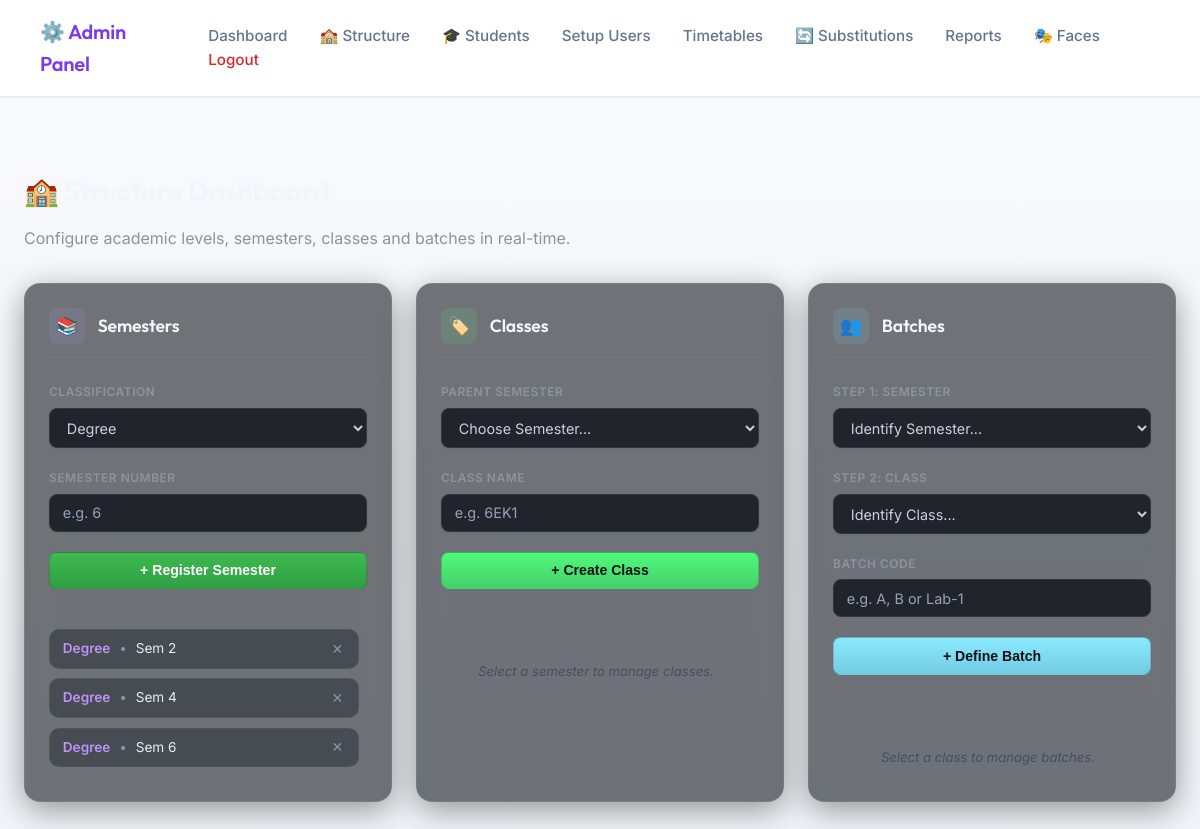
/admin/structure (signed in), run on the app's committed database.
### tables this page shows
CREATE TABLE semesters (
                id         INTEGER PRIMARY KEY AUTOINCREMENT,
                number     INTEGER UNIQUE NOT NULL,
                label      TEXT NOT NULL,
                created_at TIMESTAMP DEFAULT CURRENT_TIMESTAMP
            , course_id INTEGER, level TEXT);

### app.py (the view)
    def wrap(*args, **kwargs):
        if not session.get("admin_logged_in"):
            return redirect(url_for("admin_login"))
        return f(*args, **kwargs)

### app.py (called while the page is built)
def get_db():
    return Database()

def admin_required(f):
    def wrap(*args, **kwargs):
        if not session.get("admin_logged_in"):
            return redirect(url_for("admin_login"))
        return f(*args, **kwargs)
    wrap.__name__ = f.__name__
    return wrap

@app.route("/admin/structure")
@admin_required
def admin_structure():
    db = get_db()
    semesters = db.get_all_semesters()
    return render_template("admin_structure.html", semesters=semesters)

### database.py (called while the page is built, shortened)
    def connect(self):
        self.conn   = sqlite3.connect(DB_PATH)
        self.conn.row_factory = sqlite3.Row
        self.cursor = self.conn.cursor()

    def disconnect(self):
        if self.conn:
            self.conn.close()
            self.conn   = None
            self.cursor = None

    def _add_column_if_missing(self, table, column, col_type):
        self.cursor.execute(f"PRAGMA table_info({table})")
        columns = [row[1] for row in self.cursor.fetchall()]

    def get_all_semesters(self):
        self.connect()
        self.cursor.execute('SELECT * FROM semesters ORDER BY number')
        r = self.cursor.fetchall(); self.disconnect(); return r

    def repair_data_mappings(self):
        self.connect()
        try:
            self.cursor.execute('''
                UPDATE students
                SET class_id = (SELECT class_id FROM batches WHERE batches.id = students.batch_id)
                WHERE class_id IS NULL AND batch_id IS NOT NULL
            ''')
            self.cursor.execute('''
                UPDATE timetables
                SET class_id = (SELECT id FROM classes WHERE classes.name = timetables.class_name LIMIT 1)
                WHERE class_id IS NULL AND class_name IS NOT NULL
            ''')
            self.conn.commit()
            print("[Database] Data repair completed successfully.")
        except Exception as e:
            print(f"[Database] Data repair error: {e}")

### templates/admin_structure.html (shortened to what this page needs)
{% extends "admin_base.html" %}
{% block content %}
<div class="dashboard-container">
    <div>
        <h2 style="font-weight: 700; color: #f0f6fc;">🏫 Structure Dashboard</h2>
        <p style="color: #8b949e;">Configure academic levels, semesters, classes and batches in real-time.</p>
    </div>
    <div class="panorama-grid">
        <div class="glass-pane">
            <div class="pane-header">
                <div class="pane-icon" style="background: rgba(189, 147, 249, 0.1); color: #bd93f9;">📚</div>
                <h3>Semesters</h3>
            </div>
            <div class="input-group">
                <label>Classification</label>
                <select id="semLevel">
                    <option value="Degree">Degree</option>
                </select>
            </div>
            <div class="input-group">
                <label>Semester Number</label>
                <input id="semNum" type="number" min="1" max="8" placeholder="e.g. 6">
            </div>
            <button class="btn-slim" onclick="addSemester()">+ Register Semester</button>
            <div class="item-scroll" id="semChips">
                {% for s in semesters %}
                <div class="modern-pill">
                    <span>
                        <span style="color:#bd93f9;font-weight:600;">{{ s[5] or s[3] or 'Degree' }}</span>
                        <span style="color:#8b949e;margin:0 5px;">•</span>
                        Sem {{ s[1] }}
                    </span>
                    <button class="del-btn" data-id="{{ s[0] }}" onclick="deleteSemester(this)">✕</button>
                </div>
                {% else %}
                <div class="empty-state">No semesters registered yet.</div>
                {% endfor %}
            </div>
        </div>
        <div class="glass-pane">
            <div class="pane-header">
                <div class="pane-icon" style="background: rgba(80, 250, 123, 0.1); color: #50fa7b;">🏷️</div>
                <h3>Classes</h3>
            </div>
            <div class="input-group">
                <label>Parent Semester</label>
                <select id="classSem" onchange="loadClasses(this.value)">
                    <option value="">Choose Semester...</option>
                </select>
            </div>
            <div class="input-group">
                <label>Class Name</label>
                <input id="className" type="text" placeholder="e.g. 6EK1">
            </div>
            <button class="btn-slim" onclick="addClass()" style="background: linear-gradient(180deg, #50fa7b 0%, #44cf6c 100%); color:#0d1117;">+ Create Class</button>
            <div class="item-scroll" id="classChips">
                <div class="empty-state">Select a semester to manage classes.</div>
            </div>
        </div>
        <div class="glass-pane">
            <div class="pane-header">
                <div class="pane-icon" style="background: rgba(139, 233, 253, 0.1); color: #8be9fd;">👥</div>
                <h3>Batches</h3>
            </div>
            <div class="input-group">
                <label>Step 1: Semester</label>
                <select id="batchSem" onchange="loadClassesForBatch(this.value)">
                    <option value="">Identify Semester...</option>
                </select>
            </div>
            <div class="input-group">
                <label>Step 2: Class</label>
                <select id="batchClass" onchange="loadBatches(this.value)">
                    <option value="">Identify Class...</option>
                </select>
            </div>
            <div class="input-group">
                <label>Batch Code</label>
                <input id="batchName" type="text" placeholder="e.g. A, B or Lab-1">
            </div>
            <button class="btn-slim" onclick="addBatch()" style="background: linear-gradient(180deg, #8be9fd 0%, #72cce3 100%); color:#0d1117;">+ Define Batch</button>
            <div class="item-scroll" id="batchChips">
                <div class="empty-state">Select a class to manage batches.</div>
            </div>
        </div>
    </div>
</div>
{% endblock %}

### static/css/styles.css (style rules this page uses)
:root { --bg-primary: #f8fafc; --bg-color-gradient: linear-gradient(180deg, #f8fafc 0%, #f1f5f9 100%); --bg-card: #ffffff; --bg-hover: #f1f5f9; --border-color: #e2e8f0; --border-light: #cbd5e1; --text-primary: #0f172a; --text-muted: #64748b; --text-inverse: #ffffff; --accent-blue: #4f46e5; --accent-blue-hover: #4338ca; --accent-green: #059669; --accent-green-hover: #047857; --accent-red: #dc2626; --accent-red-hover: #b91c1c; --accent-purple: #7c3aed; --accent-gold: #d97706; --shadow-sm: 0 1px 2px 0 rgba(0, 0, 0, 0.05); --shadow-md: 0 4px 6px -1px rgba(0, 0, 0, 0.05), 0 2px 4px -1px rgba(0, 0, 0, 0.03); --shadow-lg: 0 10px 15px -3px rgba(0, 0, 0, 0.08), 0 4px 6px -2px rgba(0, 0, 0, 0.04); --radius-md: 10px; --radius-lg: 16px; --radius-full: 9999px; --transition-fast: 0.15s ease-in-out; --transition-smooth: 0.3s cubic-bezier(0.4, 0, 0.2, 1); }
* { box-sizing: border-box; margin: 0; padding: 0; }
body { font-family: 'Inter', system-ui, -apple-system, sans-serif; background-color: var(--bg-primary); background-image: var(--bg-color-gradient); background-attachment: fixed; color: var(--text-primary); line-height: 1.6; min-height: 100vh; display: flex; flex-direction: column; -webkit-font-smoothing: antialiased; -moz-osx-font-smoothing: grayscale; }
h1, h2, h3, h4, .nav-brand { font-family: 'Outfit', 'Inter', sans-serif; font-weight: 700; letter-spacing: -0.01em; color: var(--text-primary); margin-bottom: 0.75rem; }
h2 { font-size: 1.75rem; }
h3 { font-size: 1.25rem; }
p { margin-bottom: 1rem; color: var(--text-muted); }
label { display: block; margin-bottom: 0.5rem; font-weight: 600; font-size: 0.88rem; color: var(--text-primary); }
input, select { width: 100%; padding: 0.75rem 1rem; background: #ffffff; border: 1px solid var(--border-color); border-radius: var(--radius-md); color: var(--text-primary); font-family: inherit; font-size: 1rem; box-shadow: var(--shadow-sm); transition: all var(--transition-fast); }
input::placeholder, select::placeholder { color: #94a3b8; }

### templates/admin_structure.html (style rules this page uses)
body { background-color: #0d1117; }
.dashboard-container { margin-top: 2rem; max-width: 1400px; margin-left: auto; margin-right: auto; }
.panorama-grid { display: grid; grid-template-columns: repeat(auto-fit, minmax(350px, 1fr)); gap: 1.5rem; margin-top: 2rem; }
.glass-pane { background: rgba(22, 27, 34, 0.6); backdrop-filter: blur(12px); border: 1px solid rgba(255, 255, 255, 0.08); border-radius: 16px; padding: 1.5rem; display: flex; flex-direction: column; min-height: 500px; box-shadow: 0 8px 32px rgba(0, 0, 0, 0.4); transition: transform 0.2s ease, border-color 0.2s ease; }
.pane-header { display: flex; align-items: center; gap: 0.8rem; margin-bottom: 1.5rem; border-bottom: 1px solid rgba(255, 255, 255, 0.05); padding-bottom: 0.8rem; }
.pane-header h3 { font-size: 1.1rem; color: #f0f6fc; margin: 0; font-weight: 600; }
.pane-icon { width: 36px; height: 36px; border-radius: 8px; display: flex; align-items: center; justify-content: center; font-size: 1.1rem; }
.input-group { margin-bottom: 1.25rem; }
.input-group label { display: block; font-size: 0.75rem; color: #8b949e; margin-bottom: 0.4rem; text-transform: uppercase; letter-spacing: 0.5px; }
input, select { width: 100%; background: rgba(13, 17, 23, 0.8); border: 1px solid #30363d; border-radius: 8px; padding: 0.6rem 0.8rem; color: #c9d1d9; font-size: 0.9rem; transition: all 0.2s ease; }
.btn-slim { width: 100%; background: linear-gradient(180deg, #3fb950 0%, #2ea043 100%); color: white; border: 1px solid rgba(1, 4, 9, 0.15); border-radius: 8px; padding: 0.6rem; font-weight: 600; font-size: 0.88rem; cursor: pointer; transition: opacity 0.2s ease; }
.item-scroll { flex: 1; overflow-y: auto; margin-top: 1rem; padding-right: 0.5rem; }
.modern-pill { display: flex; align-items: center; justify-content: space-between; background: rgba(33, 38, 45, 0.5); border: 1px solid rgba(255, 255, 255, 0.05); padding: 0.5rem 0.8rem; border-radius: 10px; margin-bottom: 0.6rem; font-size: 0.85rem; color: #e6edf3; animation: fadeIn 0.3s ease-out; }
.modern-pill .del-btn { background: none; border: none; color: #8b949e; cursor: pointer; padding: 2px; font-size: 14px; }
.empty-state { color: #484f58; font-style: italic; font-size: 0.82rem; text-align: center; margin-top: 2rem; }

### data on the page
semesters: level "Degree", number "2"
semesters: level "Degree", number "4"
semesters: level "Degree", number "6"
